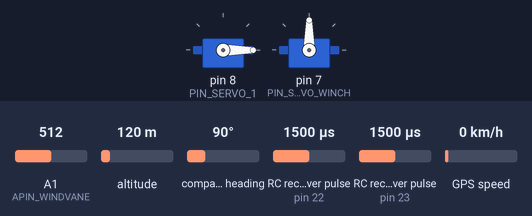
Bench run of a sketch on a simulated Arduino Mega 2560, built with avr-gcc and run on an emulated ATmega2560. Parts: 2 × servo. Wiring (inferred from the names in the program): 2 × RC receiver channel: data pin 22 / data pin 23; CMPS compass at I2C address 0x60. The inputs (shaded band) are chosen by the test bench; at power-on: RC receiver pulse (sensors on pin 22, pin 23) 1500 µs, A1 (APIN_WINDVANE) = 512, altitude 120 m, compass heading 90°, GPS speed 0 km/h. The GPS gets a fix after 3 s at 37.7749, -122.4194 with 8 satellites.

Above: at 1.3 s.
1.4 s: RC receiver pulse (sensor on pin 22) set to 1020 µs
At 2.4 s:
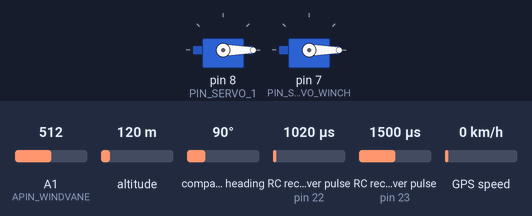
4.9 s: RC receiver pulse (sensor on pin 22) set to 1500 µs
At 7.0 s:
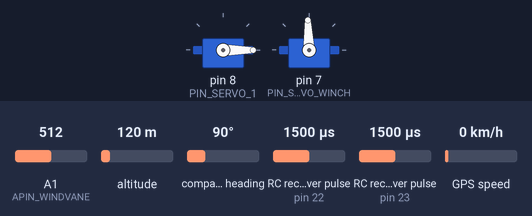
Timing chart, 0 to 8.5 s (numbered marks = the images above; inputs shaded):
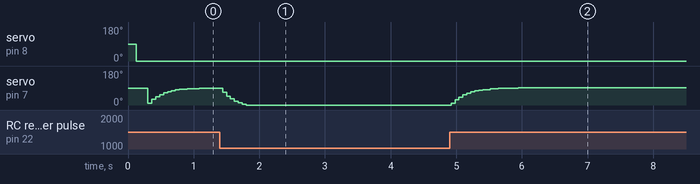

Measured:
- after the input at 1.4 s, servo on pin 7 (PIN_SERVO_WINCH): moves from 90° to 0° over 0.36 s, starting at once
- after the input at 4.9 s, servo on pin 7 (PIN_SERVO_WINCH): moves from 0° to 92° over 1.0 s, starting at once

The sketch:

QMAST_Main.ino
```cpp
/*
  QMAST_Main
  Arduino code for the QMAST 2017-2018 Boat System

  Communicates with all of the sensors, servos, the RC, XBee and Raspberry Pi.

  Created in December 2017, QMAST
*/

#include "pins.h"

// Variables related to hearbeat and connection status
unsigned long lastHeartbeat = 0;
unsigned long rpiLastResponse = 0;
unsigned long rpiLastQuery = 0;
unsigned long xbeeLastResponse = 0;
unsigned long xbeeLastQuery = 0;

int mode = 1; // Mega device mode (0 = Error/Disabled, 1 = Remote Control (Default), 2 = Autopiloted by RPi)

void setup() {
  // Initialize hardware serial ports
  SERIAL_PORT_CONSOLE.begin(SERIAL_BAUD_CONSOLE);
  SERIAL_PORT_XBEE.begin(SERIAL_BAUD_XBEE);
  SERIAL_PORT_RPI.begin(SERIAL_BAUD_RPI);

  DEBUG_PRINTLN(F("Powered on"));

  initLink(); // Initialize communication between XBee + RPi
  initServos(); // Initialize servos
  initSensors(); // Initialize sensors
  initRC(); // Initialize RC

  delay(100);

  DEBUG_PRINTLN(F("Setup complete"));
  sendTransmission(PORT_RPI, "01", 1);
  sendTransmission(PORT_XBEE, "01", 1);
}

void loop() {
  // All code in loop() should respect protothreading and execute without locking the device into a single function for too long
  // This is because the Mega must remain responsive to sensor input and information requests
  // Slow function = slow response/missed messages = crashed boat
  checkLink(); // Check if any transmissions have been recieved from the XBee + RPi
  checkSensors(); // Update the stored sensor states if new info is available
  sendSensors(); // Send sensor data to XBee + RPi if appropriate
  heartbeat(); // Send Mega "heartbeat" indicating mode and queries if RPi + XBee are connected
  checkRC(); // Update the winch and rudder position if RC is enabled
}

void heartbeat() {
  // Send Mega "heartbeat" indicating mode and queries if RPi + XBee are connected, if needed
  unsigned long currentMillis = millis();
  //Send Mega "heartbeat" every 3 seconds
  if (currentMillis - lastHeartbeat > 3000) {
    DEBUG_PRINTLN(F("Heartbeat"));
    sendTransmission(PORT_XBEE, "00", String(mode));
    sendTransmission(PORT_RPI, "00", String(mode));
    lastHeartbeat = millis();
  }

  // Send query transmissions every 5 seconds if the device has never responded or if it is disconnected/dead
  // Otherwise, send a query transmission one query period from the last response time to check if the device is still alive
  // If either device does not respond within 2 query periods, it is disconnected/dead

  // Check if the RPi is connected/alive
  // One query period for the RPi is 20 seconds
  if (rpiLastResponse == 0 || currentMillis - rpiLastResponse >= 20000) {
    // If the RPi has never responded or if it's last response was over 20 seconds ago (two query periods)
    // Send query transmissions every 5 seconds
    if (currentMillis - rpiLastQuery >= 5000) {
      sendTransmission(PORT_RPI, "00", "?");
      sendTransmission(PORT_XBEE, "09", 0); // Notify that RPi is offline
      rpiLastQuery = currentMillis;
    }
    if(rpiLastResponse != 0 && currentMillis - rpiLastResponse >= 20000){
        setAutopilot(false); // Disable autopilot and enable RC if RPi fails
    }
  } else if (currentMillis - rpiLastQuery >= 10000 && currentMillis - rpiLastQuery >= 5000) {
    // If the RPi responded 10 seconds ago, send another query transmission to check if it is still alive
    sendTransmission(PORT_RPI, "00", "?");
    rpiLastQuery = currentMillis;
  }

  // Check if the XBee is connected/alive
  // One query period for the XBee is 10 seconds (longer because link unstable)
  if (xbeeLastResponse == 0 || abs(currentMillis - xbeeLastResponse) >= 20000) {
    // If the XBee has never responded or if it's last response was over 20 seconds ago (two query periods)
    // Send query transmissions every 5 seconds
    if (abs(currentMillis - xbeeLastQuery) >= 5000) {
      sendTransmission(PORT_XBEE, "00", "?");
      xbeeLastQuery = currentMillis;
    }
  } else if (abs(currentMillis - xbeeLastResponse) >= 10000 && abs(currentMillis - xbeeLastQuery) >= 5000) {
    // If the XBee responded 10 seconds ago, send another query transmission to check if it is still alive
    sendTransmission(PORT_XBEE, "00", "?");
    xbeeLastQuery = currentMillis;
  }
}

void setAutopilot(bool state) {
  if (state) {
    mode = 2;
  } else {
    mode = 1;
  }
  setRCEnabled(!state);
}

void setLastResponse(int port) {
  // Called when a device responds to a alive/connected query transmission
  if (port == PORT_XBEE) {
    xbeeLastResponse = millis();
    xbeeLastQuery = millis();
  }
  if (port == PORT_RPI) {
    rpiLastResponse = millis();
    rpiLastQuery = millis();
    sendTransmission(PORT_XBEE, "09", 1); // Notify that RPi is online
  }
}
```

Link.ino
```cpp
/*
  Link
  Code that supports the communication ("cross-talk") between the XBee, Mega and Raspberry Pi.
  Follows format defined in "communication_standards.md"

  Created in December 2017, QMAST
*/
// TODO: Use char* for serial input and comparison with codes saved in PROGMEM to save RAM
// TODO: Implement 02 - Blink LED Strip
// TODO: Implement servo movement codes

#include "pins.h"
String xbeeInputBuffer = "";         // a string to hold incoming data
String rpiInputBuffer = "";         // a string to hold incoming data
// int calibrationStage;

// Operations that only need to be performed once, such as reserving variable space
void initLink() {
  xbeeInputBuffer.reserve(200); // reserve 200 bytes for the XBee input buffer:
  rpiInputBuffer.reserve(200); // reserve 200 bytes for the RPi input buffer:
}

//
void sendTransmission(int port, String code, String message) {
  if (port == PORT_RPI) {
    SERIAL_PORT_RPI.print(code);
    SERIAL_PORT_RPI.print(message);
    SERIAL_PORT_RPI.println(F(";"));
  } else if (port == PORT_XBEE) {
    SERIAL_PORT_XBEE.print(code);
    SERIAL_PORT_XBEE.print(message);
    SERIAL_PORT_XBEE.print(F(";"));
  }
}

void sendTransmission(int port, String code, int message) {
  sendTransmission(port, code, String(message));
}

void executeXBeeTransmission(String code, String data) {
  bool error = false;
  if (code.equals("A0")) {
    // Relay autopilot request to RPi
    sendTransmission(PORT_RPI, code, data);
    if (data.equals("0")) setAutopilot(false); // Exit autopilot without waiting for RPi response
  } else if (code.equals("A1") || code.equals("A2") || code.equals("A3")) {
    // Messages sent by the XBee to be relayed to RPi transparently
    sendTransmission(PORT_RPI, code, data);
  } else {
    executeCommonTransmission(PORT_XBEE, code, data);
  }
}

void executeRPiTransmission(String code, String data) {
  bool error = false;
  if (code.equals("A0")) {
    if (data.equals("1")) setAutopilot(true); // Enter autopilot
    if (data.equals("0")) setAutopilot(false); // Exit autopilot
  } else if (code.equals("05") || code.equals("07") || code.equals("A1") || code.equals("A2") || code.equals("A3") || code.equals("A8") || code.equals("A9")) {
    // Messages sent by the RPi to be relayed to XBee transparently
    sendTransmission(PORT_XBEE, code, data);
  } else {
    executeCommonTransmission(PORT_RPI, code, data);
  }
}

void executeCommonTransmission(int port, String code, String data) {
  // This function handles the transmissions whose codes call the same function
  if (data.charAt(0) == '?') {
    // Handle requests to change transmission interval (no other message has ? as it's first character)
    setSensorTransInterval(port, code, data.substring(1).toInt());

  } else if (code.equals("00")) {
    if (data.equals("1")) setLastResponse(port);
  } else if (code.equals("02")) {
    // Blink LED Strip
  } else if (code.equals("03")) {
    // TODO: Change enabled/disabled from 1/0 because to toInt fails, 0 is returned
    if (data.toInt() == 1) {
      setRCEnabled(true);
    } else if (data.toInt() == 0) {
      setRCEnabled(false);
    }
  }else if(code.equals("SR")){
    moveRudder(data.toInt());
  }else if(code.equals("SW")){
    moveWinch(data.toInt());
  }
}

void checkLink() {
  while (SERIAL_PORT_XBEE.available()) {
    // get the new byte:
    char inChar = (char)SERIAL_PORT_XBEE.read();
    // add it to the inputString:
    xbeeInputBuffer += inChar;
    // if the incoming character is a ";" do something about it:
    if (inChar == ';') {

      String code = xbeeInputBuffer.substring(0, 2);
      String data = xbeeInputBuffer.substring(2, xbeeInputBuffer.indexOf(";"));
      // Print parsed XBee input
      DEBUG_PRINT("Recieved (Xbee) Code: ");
      DEBUG_PRINT(code);
      DEBUG_PRINT(", Data: ");
      DEBUG_PRINTLN(data);

      executeXBeeTransmission(code, data);
      xbeeInputBuffer = "";
    }
  }
  while (SERIAL_PORT_RPI.available()) {
    // get the new byte:
    char inChar = (char)SERIAL_PORT_RPI.read();
    // add it to the inputString:
    rpiInputBuffer += inChar;
    // if the incoming character is a ";" do something about it:
    if (inChar == ';') {
      DEBUG_PRINT(F("Recieved (RPi): "));
      DEBUG_PRINTLN(rpiInputBuffer);
      String code = rpiInputBuffer.substring(0, 2);
      String data = rpiInputBuffer.substring(2, rpiInputBuffer.indexOf(";"));
      executeRPiTransmission(code, data);
      rpiInputBuffer = "";
    }
  }
}
```

RC.ino
```cpp
/*
  RC
  Code managing remote control of rudder(s) and winch

  Created in January 2018, QMAST
*/
// TODO: Determine which RC channels to use
// TODO: Calibrate RC high/low pulses
#include "pins.h"

unsigned long lastRCMillis;

int oldWinchPos = 0; // variable to store previous winch position for exponential smoothing
int oldRudderPos = 0; // variable to store previous rudder position for exponential smoothing

bool rcEnabled = true;

void initRC() {
  pinMode(CHANNEL_RUDDERS, INPUT);
  pinMode(CHANNEL_WINCH, INPUT);
}

void setRCEnabled(bool state) {
  rcEnabled = state;
}

void updateRCWinch() {
  int winchPos = pulseIn(CHANNEL_WINCH, HIGH, RC_STD_TIMEOUT); // Get winch pulse value
  if (winchPos > 1000) {
    winchPos = smooth(winchPos, oldWinchPos, (millis() - lastRCMillis)); // Perform exponential smoothing to reduce twitching
    oldWinchPos = winchPos; // Save current winch position for future exponential smoothing
    winchPos = constrain(winchPos, WINCH_PULSE_LOW, WINCH_PULSE_HIGH); //Trim bottom and upper end
    winchPos = map(winchPos,WINCH_PULSE_HIGH,WINCH_PULSE_LOW,180,0); // Map the winch pulse value to a number between 0-180 for the servo library
    moveWinch(winchPos); // Move the winch
  }else{
    DEBUG_PRINTLN("RC Offline. No winch data.");
  }
}

void updateRCRudders() {
  const int RudderMiddle = 0.5 * RUDDER_PULSE_HIGH + 0.5 * RUDDER_PULSE_LOW; // Calculate the centre value for the pulses, used to catch dead-band signals later
  int rudderPos = pulseIn(CHANNEL_RUDDERS, HIGH, RC_STD_TIMEOUT); // Get rudder pulse value
  if (rudderPos != 0) {
    rudderPos = smooth(rudderPos, oldRudderPos, (millis() - lastRCMillis)); // Perform exponential smoothing to reduce twitching
    rudderPos = constrain(rudderPos, RUDDER_PULSE_LOW, RUDDER_PULSE_HIGH); //Trim bottom and upper end
    if (rudderPos <= (RudderMiddle + RUDDER_DEAD_WIDTH / 2) && rudderPos >= (RudderMiddle - RUDDER_DEAD_WIDTH / 2)) rudderPos = RudderMiddle; // Catch dead-band signals
    rudderPos = map(rudderPos,WINCH_PULSE_HIGH,WINCH_PULSE_LOW,180,0); // Map the rudder pulse value to a number between 0-180 for the servo library
    moveRudder(rudderPos); // Move the rudder
    oldRudderPos = rudderPos; // Save current rudder position for future exponential smoothing
  }else{
    DEBUG_PRINTLN(F("RC Offline. No rudder data."));
  }
}

void checkRC() {
  // Wrapper function to improve code readability in the main loop and also rate limit RC updating
  if (millis() - lastRCMillis >= RC_MIN_DELAY && rcEnabled) {
    updateRCWinch();
    updateRCRudders();
    lastRCMillis = millis();
  }
}

float smooth(float cur, float prev, float chng) {
  // Function that performs exponential smoothing given the current value, previous value, the time change and the time constant
  float w = min(1., chng / RC_SMOOTHING_CONS);
  float w1 = 1.0 - w;
  return (w1 * prev + w * cur);
}
```

Servos.ino
```cpp
/*
  Servos
  Code controlling the movement of the rudder, winch and any other servos

  Created in January 2018, QMAST
*/

#include "pins.h"
#include <Servo.h>

Servo servoRudder;
Servo servoWinch;

int curWinchPos; // Store the current winch position

void initServos(){
  servoRudder.attach(PIN_SERVO_1);
  servoWinch.attach(PIN_SERVO_WINCH);
}

void moveRudder(int pos){
  // Move the rudder between 0-180
  pos = constrain(pos, 0, 180);
  servoRudder.write(pos);
}

void moveWinch(int pos){
  // Move the winch between 0-180 (fully in vs fully out)
  pos = constrain(pos, 0, 180);
  if(abs(pos-curWinchPos) > 2){ // Don't allow winch to twitch with RC noise
    servoWinch.write(pos);
    curWinchPos = pos;
  }
}
```

pins.h
```cpp
/*
  pins.h
  Header file mapping to the 2017-2018 boat

  Created in December 2017, QMAST
*/


//#define DEBUG // Comment this line out to disable debug printing to USB serial

#ifdef DEBUG
 #define DEBUG_PRINTLN(x)  SERIAL_PORT_CONSOLE.println (x)
 #define DEBUG_PRINT(x)  SERIAL_PORT_CONSOLE.print (x)
#else
 #define DEBUG_PRINTLN(x)
 #define DEBUG_PRINT(x)
#endif

#ifndef _PINS_H
#define _PINS_H

// Console
#define SERIAL_PORT_CONSOLE         Serial
#define SERIAL_BAUD_CONSOLE         57600

// XBee
#define SERIAL_PORT_XBEE            Serial1
#define SERIAL_BAUD_XBEE            57600

// Raspberry Pi
#define SERIAL_PORT_RPI             Serial2
#define SERIAL_BAUD_RPI             9600

// GPS
#define SERIAL_PORT_GPS             Serial3
#define SERIAL_BAUD_GPS             9600

#define PORT_RPI                    1
#define PORT_XBEE                   2

// Remote control (Spektrum)
#define PIN_RC_CH1                  22
#define PIN_RC_CH2                  23
#define PIN_RC_CH3                  24
#define PIN_RC_CH4                  25
#define PIN_RC_CH5                  26
#define PIN_RC_CH6                  27
#define PIN_RC_CH7                  28
#define PIN_RC_CH8                  29

#define RC_STD_TIMEOUT 50000 // Time (micros) to wait for pulses to begin from the RC receiver, recommend at least 20000
#define RC_MIN_DELAY 50 // Minimum time (millis) between checking RC input
#define RC_SMOOTHING_CONS 250 //Time (millis) over which to perform exponential smoothing (tau value)

#define CHANNEL_RUDDERS PIN_RC_CH2 // Adjust this so the left/right motion of the right stick corresponds with rudder movement
#define RUDDER_PULSE_LOW 1093
#define RUDDER_PULSE_HIGH 1890
#define RUDDER_DEAD_WIDTH 30

#define CHANNEL_WINCH PIN_RC_CH1 // Adjust this so that the up/down motion of the left stick corresponds with the winch channel
#define WINCH_PULSE_LOW 1100
#define WINCH_PULSE_HIGH 1880

// Servo connections
#define PIN_SERVO_1                 8
#define PIN_SERVO_2                 9
#define PIN_SERVO_3                 10
#define PIN_SERVO_WINCH             7

// Wind Vane (Analog)
#define APIN_WINDVANE               1

// Compass (CMPS11)
#define COMPASS_ADDRESS             0xC0

#endif
```

Source omitted: Sensors.ino (6638 bytes)
